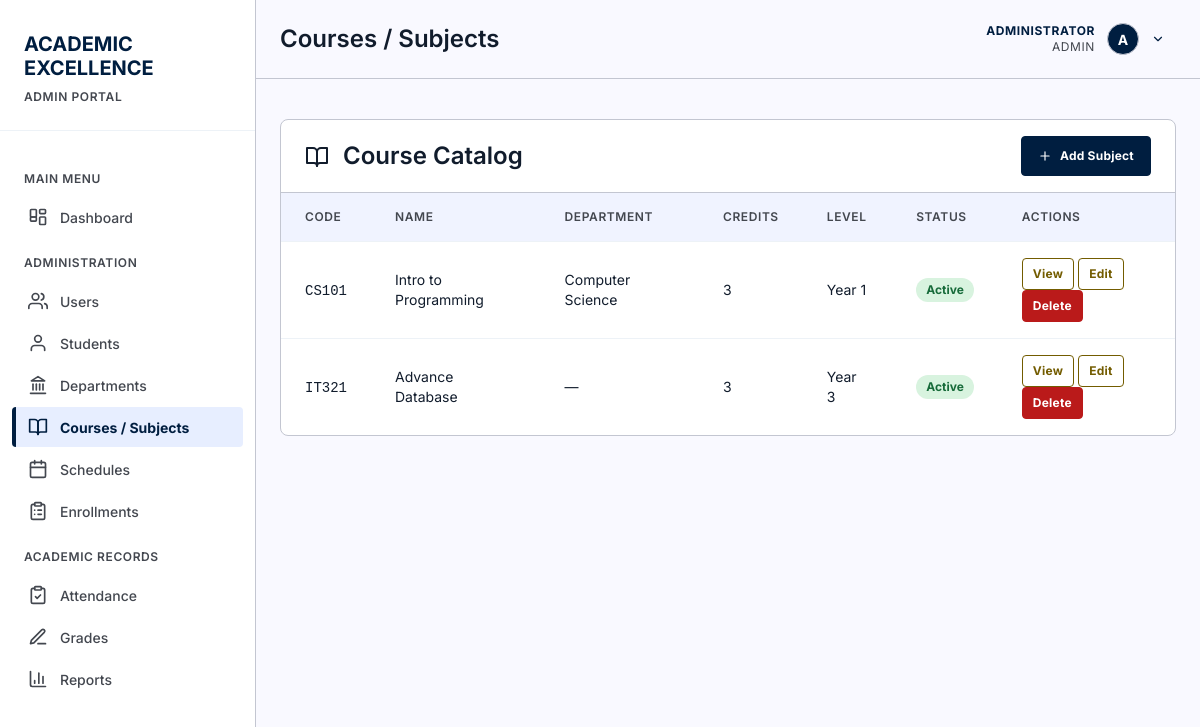
The app's page /pages/manage-subjects.php (signed in), older data.
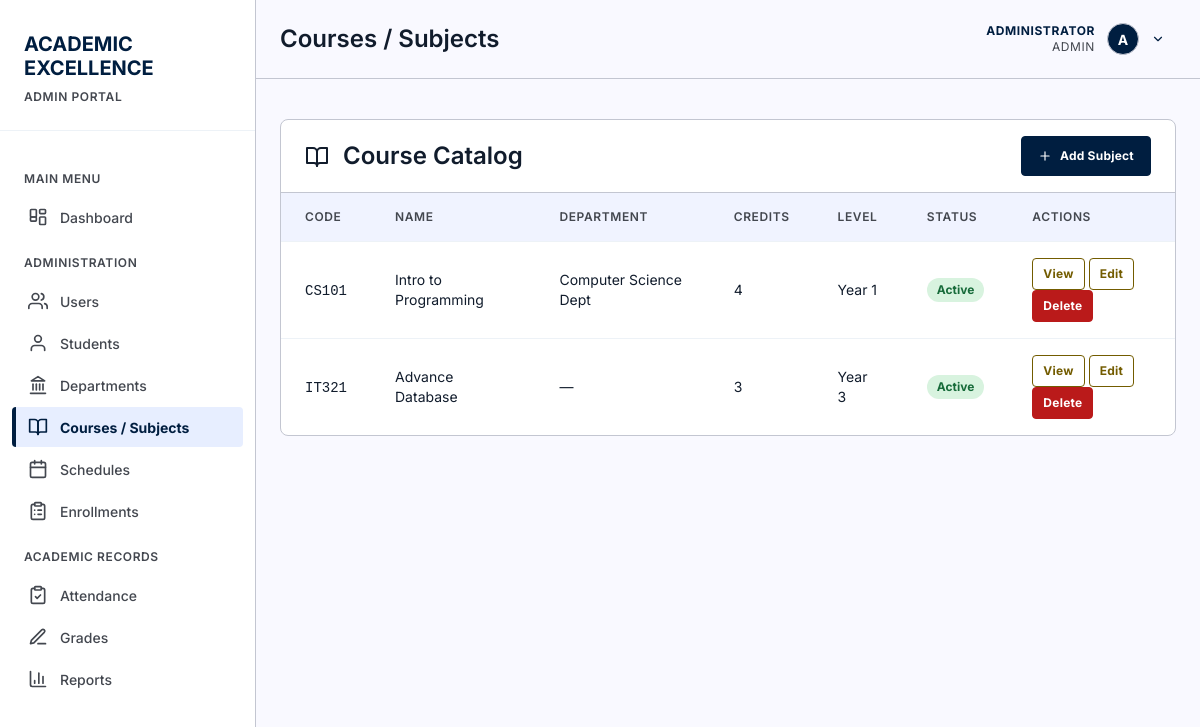
The same page, newer data.
### tables this page shows
CREATE TABLE subjects (
        id INTEGER PRIMARY KEY AUTOINCREMENT,
        subject_code TEXT UNIQUE NOT NULL,
        subject_name TEXT NOT NULL,
        description TEXT,
        credits INTEGER DEFAULT 3,
        created_at TIMESTAMP DEFAULT CURRENT_TIMESTAMP
    , department_id INTEGER REFERENCES departments(id) ON DELETE SET NULL, course_level INTEGER, is_active INTEGER NOT NULL DEFAULT 1 CHECK(is_active IN (0, 1)), updated_at DATETIME);

CREATE TABLE departments (
            id INTEGER PRIMARY KEY AUTOINCREMENT,
            department_code TEXT NOT NULL UNIQUE,
            department_name TEXT NOT NULL,
            description TEXT,
            is_active INTEGER NOT NULL DEFAULT 1 CHECK(is_active IN (0, 1)),
            created_at DATETIME NOT NULL DEFAULT CURRENT_TIMESTAMP,
            updated_at DATETIME NOT NULL DEFAULT CURRENT_TIMESTAMP
        );

### pages/manage-subjects.php (the view, shortened to what this page needs)
<?php
$db = getDB();
$subjects = $db->query("
    SELECT s.*, d.department_code, d.department_name
    FROM subjects s
    LEFT JOIN departments d ON s.department_id = d.id
    ORDER BY s.subject_code
")->fetchAll();
include '../includes/header.php';
?>
<main>
    <div class="card">
        <div class="card-header" style="display: flex; justify-content: space-between; align-items: center;">
            <h2><?php echo icon('book-open', 24); ?> Course Catalog</h2>
            <button class="btn btn-primary" onclick="document.getElementById('addSubjectModal').style.display='block'"><?php echo icon('plus', 14); ?> Add Subject</button>
        </div>
        <table>
            <thead>
                <tr>
                    <th>Code</th>
                    <th>Name</th>
                    <th>Department</th>
                    <th>Credits</th>
                    <th>Level</th>
                    <th>Status</th>
                    <th>Actions</th>
                </tr>
            </thead>
            <tbody>
                <?php foreach ($subjects as $subject): ?>
                <tr>
                    <td data-label="Code"><code><?php echo htmlspecialchars($subject['subject_code']); ?></code></td>
                    <td data-label="Name"><?php echo htmlspecialchars($subject['subject_name']); ?></td>
                    <td data-label="Department"><?php echo htmlspecialchars($subject['department_name'] ?? '—'); ?></td>
                    <td data-label="Credits"><?php echo $subject['credits']; ?></td>
                    <td data-label="Level"><?php echo $subject['course_level'] ? 'Year ' . $subject['course_level'] : '—'; ?></td>
                    <td data-label="Status">
                        <span class="attendance-badge status-<?php echo $subject['is_active'] ? 'present' : 'absent'; ?>">
                            <?php echo $subject['is_active'] ? 'Active' : 'Inactive'; ?>
                        </span>
                    </td>
                    <td data-label="Actions">
                        <button type="button" class="btn btn-secondary btn-sm"
                                data-id="<?php echo $subject['id']; ?>"
                                data-code="<?php echo htmlspecialchars($subject['subject_code'], ENT_QUOTES); ?>"
                                data-name="<?php echo htmlspecialchars($subject['subject_name'], ENT_QUOTES); ?>"
                                data-department="<?php echo htmlspecialchars($subject['department_name'] ?? '', ENT_QUOTES); ?>"
                                data-department-id="<?php echo (int) $subject['department_id']; ?>"
                                data-description="<?php echo htmlspecialchars($subject['description'] ?? '', ENT_QUOTES); ?>"
                                data-credits="<?php echo $subject['credits']; ?>"
                                data-level="<?php echo (int) $subject['course_level']; ?>"
                                data-active="<?php echo (int) $subject['is_active']; ?>"
                                data-created="<?php echo htmlspecialchars($subject['created_at'] ?? '', ENT_QUOTES); ?>"
                                onclick="viewSubject(this)">View</button>
                        <button type="button" class="btn btn-secondary btn-sm"
                                data-id="<?php echo $subject['id']; ?>"
                                data-code="<?php echo htmlspecialchars($subject['subject_code'], ENT_QUOTES); ?>"
                                data-name="<?php echo htmlspecialchars($subject['subject_name'], ENT_QUOTES); ?>"
                                data-department-id="<?php echo (int) $subject['department_id']; ?>"
                                data-description="<?php echo htmlspecialchars($subject['description'] ?? '', ENT_QUOTES); ?>"
                                data-credits="<?php echo $subject['credits']; ?>"
                                data-level="<?php echo (int) $subject['course_level']; ?>"
                                data-active="<?php echo (int) $subject['is_active']; ?>"
                                onclick="editSubject(this)">Edit</button>
                        <form method="POST" style="display: inline;" onsubmit="return confirm('Delete this subject?')">
                            <button type="submit" class="btn btn-danger btn-sm">Delete</button>
                        </form>
                    </td>
                </tr>
                <?php endforeach; ?>
            </tbody>
        </table>
    </div>
</main>
<?php include '../includes/footer.php'; ?>

Row changes from the older to the newer data that the page shows:
changed subjects "CS101": department.department_name "Computer Science" → "Computer Science Dept"; credits "3" → "4"
